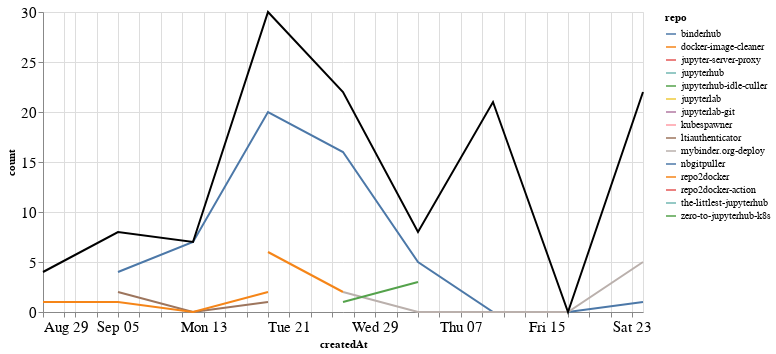

This figure's notebook cell:
### Markdown cell above
### Comments

### Code cell
comments_time = comments.groupby('repo').resample('W', on='createdAt').count()['author'].reset_index()
comments_time = comments_time.rename(columns={'author': 'count'})
comments_time_total = comments_time.groupby('createdAt').agg({"count": "sum"}).reset_index()
ch1 = alt.Chart(comments_time, width=600).mark_line().encode(
    x='createdAt',
    y='count',
    color='repo',
    tooltip="repo"
)

ch2 = alt.Chart(comments_time_total, width=600).mark_line(color="black").encode(
    x='createdAt',
    y='count',
)

ch1 + ch2

### Figure 1 — Vega-Lite specification as saved in the notebook (floating-point values rounded to 4 significant figures)
{"config": {"axisLeft": {"labelFontSize": 15}, "axisBottom": {"labelFontSize": 15}}, "layer": [{"data": {"name": "data-1280fce63913e79c5abb8de4aa7c1da5"}, "mark": "line", "encoding": {"color": {"type": "nominal", "field": "repo"}, "tooltip": {"type": "nominal", "field": "repo"}, "x": {"type": "temporal", "field": "createdAt"}, "y": {"type": "quantitative", "field": "count"}}, "width": 600}, {"data": {"name": "data-94cc581f05d8a983c616ea66ba10ee1e"}, "mark": {"type": "line", "color": "black"}, "encoding": {"x": {"type": "temporal", "field": "createdAt"}, "y": {"type": "quantitative", "field": "count"}}, "width": 600}], "$schema": "https://vega.github.io/schema/vega-lite/v4.8.1.json", "datasets": {"data-1280fce63913e79c5abb8de4aa7c1da5": [{"repo": "binderhub", "createdAt": "2021-09-05T00:00:00", "count": 4}, {"repo": "binderhub", "createdAt": "2021-09-12T00:00:00", "count": 7}, {"repo": "binderhub", "createdAt": "2021-09-19T00:00:00", "count": 20}, {"repo": "binderhub", "createdAt": "2021-09-26T00:00:00", "count": 16}, {"repo": "binderhub", "createdAt": "2021-10-03T00:00:00", "count": 5}, {"repo": "binderhub", "createdAt": "2021-10-10T00:00:00", "count": 0}, {"repo": "binderhub", "createdAt": "2021-10-17T00:00:00", "count": 0}, {"repo": "binderhub", "createdAt": "2021-10-24T00:00:00", "count": 1}, {"repo": "docker-image-cleaner", "createdAt": "2021-09-19T00:00:00", "count": 6}, {"repo": "docker-image-cleaner", "createdAt": "2021-09-26T00:00:00", "count": 2}, {"repo": "jupyter-server-proxy", "createdAt": "2021-08-29T00:00:00", "count": 2}, {"repo": "jupyterhub", "createdAt": "2021-10-10T00:00:00", "count": 17}, {"repo": "jupyterhub-idle-culler", "createdAt": "2021-09-26T00:00:00", "count": 1}, {"repo": "jupyterlab", "createdAt": "2021-10-10T00:00:00", "count": 1}, {"repo": "jupyterlab-git", "createdAt": "2021-10-10T00:00:00", "count": 3}, {"repo": "kubespawner", "createdAt": "2021-10-24T00:00:00", "count": 1}, {"repo": "ltiauthenticator", "createdAt": "2021-09-05T00:00:00", "count": 2}, {"repo": "ltiauthenticator", "createdAt": "2021-09-12T00:00:00", "count": 0}, {"repo": "ltiauthenticator", "createdAt": "2021-09-19T00:00:00", "count": 1}, {"repo": "mybinder.org-deploy", "createdAt": "2021-09-26T00:00:00", "count": 2}, {"repo": "mybinder.org-deploy", "createdAt": "2021-10-03T00:00:00", "count": 0}, {"repo": "mybinder.org-deploy", "createdAt": "2021-10-10T00:00:00", "count": 0}, {"repo": "mybinder.org-deploy", "createdAt": "2021-10-17T00:00:00", "count": 0}, {"repo": "mybinder.org-deploy", "createdAt": "2021-10-24T00:00:00", "count": 5}, {"repo": "nbgitpuller", "createdAt": "2021-08-29T00:00:00", "count": 1}, {"repo": "nbgitpuller", "createdAt": "2021-09-05T00:00:00", "count": 1}, {"repo": "repo2docker", "createdAt": "2021-08-29T00:00:00", "count": 1}, {"repo": "repo2docker", "createdAt": "2021-09-05T00:00:00", "count": 1}, {"repo": "repo2docker", "createdAt": "2021-09-12T00:00:00", "count": 0}, {"repo": "repo2docker", "createdAt": "2021-09-19T00:00:00", "count": 2}, {"repo": "repo2docker-action", "createdAt": "2021-09-19T00:00:00", "count": 1}, {"repo": "the-littlest-jupyterhub", "createdAt": "2021-10-24T00:00:00", "count": 15}, {"repo": "zero-to-jupyterhub-k8s", "createdAt": "2021-09-26T00:00:00", "count": 1}, {"repo": "zero-to-jupyterhub-k8s", "createdAt": "2021-10-03T00:00:00", "count": 3}], "data-94cc581f05d8a983c616ea66ba10ee1e": [{"createdAt": "2021-08-29T00:00:00", "count": 4}, {"createdAt": "2021-09-05T00:00:00", "count": 8}, {"createdAt": "2021-09-12T00:00:00", "count": 7}, {"createdAt": "2021-09-19T00:00:00", "count": 30}, {"createdAt": "2021-09-26T00:00:00", "count": 22}, {"createdAt": "2021-10-03T00:00:00", "count": 8}, {"createdAt": "2021-10-10T00:00:00", "count": 21}, {"createdAt": "2021-10-17T00:00:00", "count": 0}, {"createdAt": "2021-10-24T00:00:00", "count": 22}]}}
